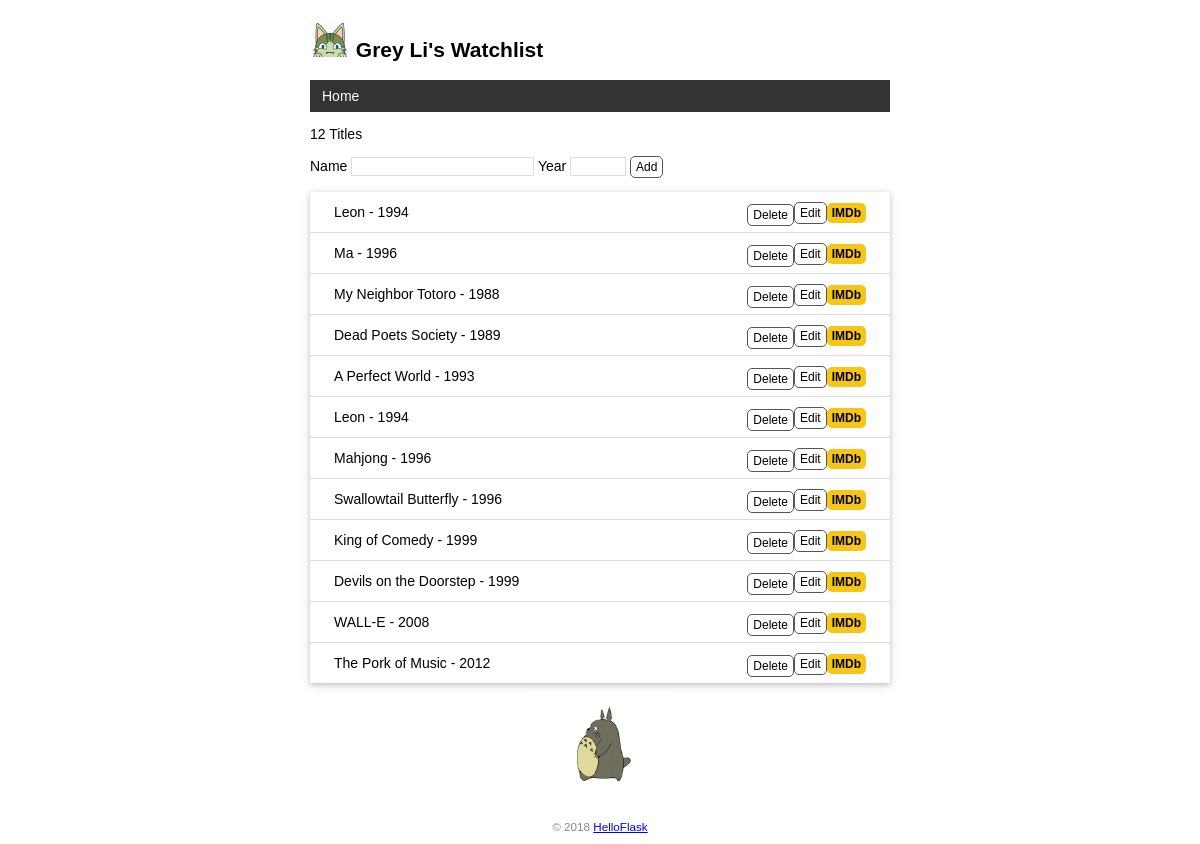
Before: / with the older database file.
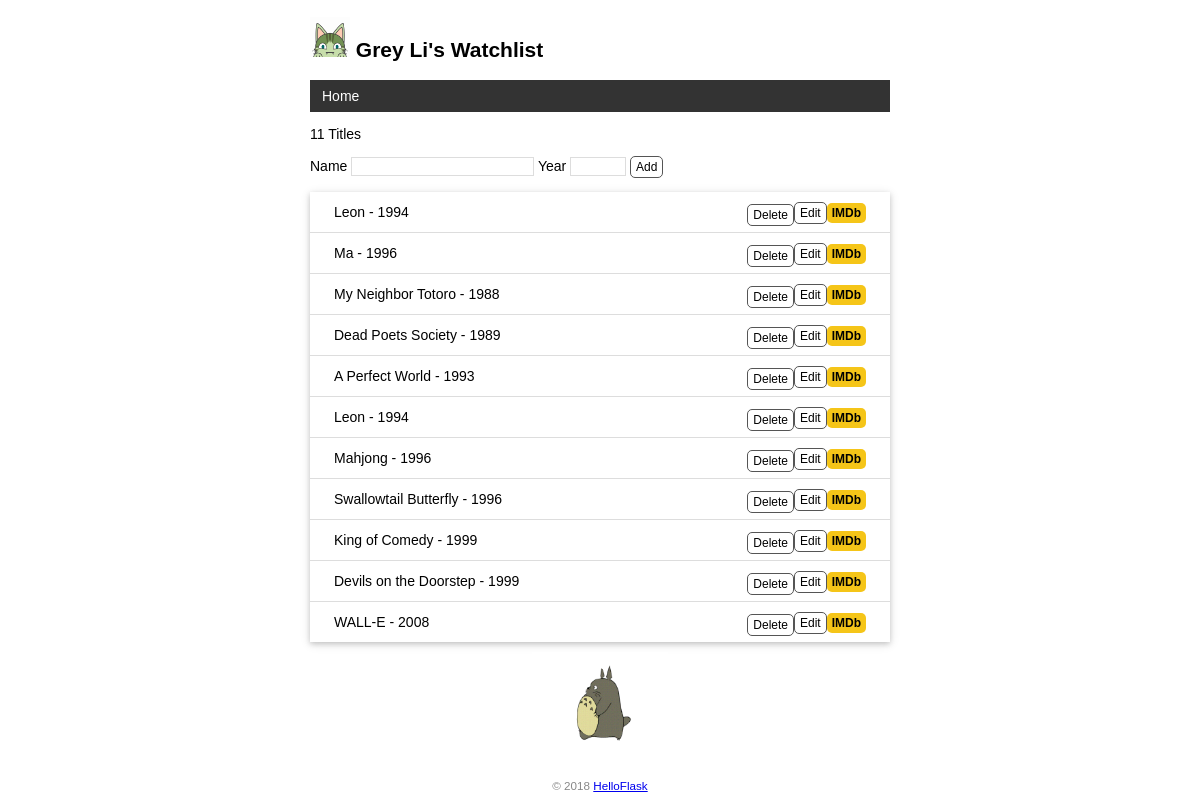
After: the same page with the newer database file.
### app.py (models this page shows)
class User(db.Model):  # 表名将会是 user（自动生成，小写处理）
    id = db.Column(db.Integer, primary_key=True)  # 主键
    name = db.Column(db.String(20))  # 名字

class Movie(db.Model):  # 表名将会是 movie
    id = db.Column(db.Integer, primary_key=True)  # 主键
    title = db.Column(db.String(60))  # 电影标题
    year = db.Column(db.String(4))  # 电影年份

### app.py (the view, shortened to what this page needs)
@app.route('/', methods=['GET', 'POST'])
def index():
    movies = Movie.query.all()  # 读取所有电影记录
    return render_template('index.html', movies=movies)

### app.py (called while the page is built)
@app.context_processor
def inject_user():  # 函数名可以随意修改
    user = User.query.first()
    return dict(user=user)  # 需要返回字典，等同于 return {'user': user}

### templates/index.html
{% extends 'base.html' %}
{% block content %}
<p>{{ movies|length }} Titles</p>
<form method="post">
    Name <input type="text" name="title" autocomplete="off" required>
    Year <input type="text" name="year" autocomplete="off" required>
    <input class="btn" type="submit" name="submit" value="Add">
</form>
<ul class="movie-list">
    {% for movie in movies %}
    <li>{{ movie.title }} - {{ movie.year }}
        <span class="float-right">
            <a class="imdb" href="https://www.imdb.com/find?q={{ movie.title }}" target="_blank"
               title="Find this movie on IMDb">IMDb</a>
        </span>
        <span class="float-right">
            <a class="btn" href="{{ url_for('edit', movie_id=movie.id) }}">Edit</a>
        </span>
        <span class="float-right">
            <form class="inline-form" method="post" action="{{ url_for('delete', movie_id=movie.id) }}">
                <input class="btn" type="submit" name="delete" value="Delete" onclick="return confirm('Are you sure?')">
            </form>
        </span>
    </li>
    {% endfor %}
</ul>
<img alt="Walking Totoro" class="totoro" src="{{ url_for('static', filename='images/totoro.gif') }}" title="to~to~ro~">
{% endblock %}

### templates/base.html (shortened to what this page needs)
<!DOCTYPE html>
<html lang="en">
<head>
    {% block head %}
    <link rel="stylesheet" href="{{ url_for('static', filename='style.css') }}" type="text/css">
    {% endblock %}
</head>
<body>
    <h2>
        <img alt="Avatar" class="avatar" src="{{ url_for('static', filename='images/avatar.png') }}">
        {{ user.name }}'s Watchlist
    </h2>
    <nav>
        <ul>
            <li><a href="{{ url_for('index') }}">Home</a></li>
        </ul>
    </nav>
    {% block content %}{% endblock %}
    <footer>
        <small>&copy; 2018 <a href="http://helloflask.com/book/3">HelloFlask</a></small>
    </footer>
</body>
</html>

### static/style.css (style rules this page uses)
body { margin: auto; max-width: 580px; font-size: 14px; font-family: Helvetica, Arial, sans-serif; }
footer { color: #888; margin-top: 15px; text-align: center; padding: 10px; }
.avatar { width: 40px; }
.movie-list { list-style-type: none; padding: 0; margin-bottom: 10px; box-shadow: 0 2px 5px 0 rgba(0, 0, 0, 0.16), 0 2px 10px 0 rgba(0, 0, 0, 0.12); }
.movie-list li { padding: 12px 24px; border-bottom: 1px solid #ddd; }
.movie-list li:last-child { border-bottom:none; }
.totoro { display: block; margin: 0 auto; height: 100px; }
nav ul { list-style-type: none; margin: 0; padding: 0; overflow: hidden; background-color: #333; }
nav li { float: left; }
nav li a { display: block; color: white; text-align: center; padding: 8px 12px; text-decoration: none; }
.float-right { float: right; }
.imdb { font-size: 12px; font-weight: bold; color: black; text-decoration: none; background: #F5C518; border-radius: 5px; padding: 3px 5px; }
input[type=submit] { font-family: inherit; }
input[type=text] { border: 1px solid #ddd; }
input[name=year] { width: 50px; }
.btn { font-size: 12px; padding: 3px 5px; text-decoration: none; cursor: pointer; background-color: white; color: black; border: 1px solid #555555; border-radius: 5px; }
.inline-form { display: inline; }

Changed rows visible on the page:
removed Movie: title "The Pork of Music", year "2012"
Other visible differences:
{{ movies|length }}: "12" → "11"
